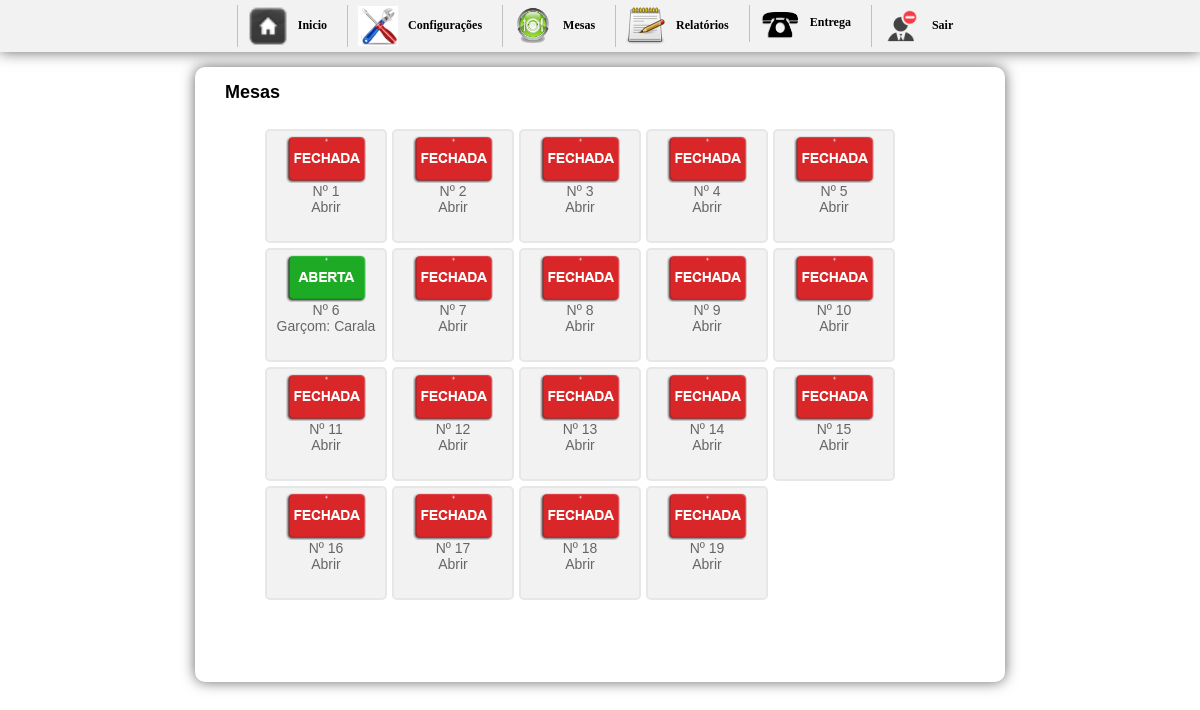
/inicio.php?btn=mesa&fecha=fechar&id_mesa=5 (signed in), run on an earlier commit of the app's database.
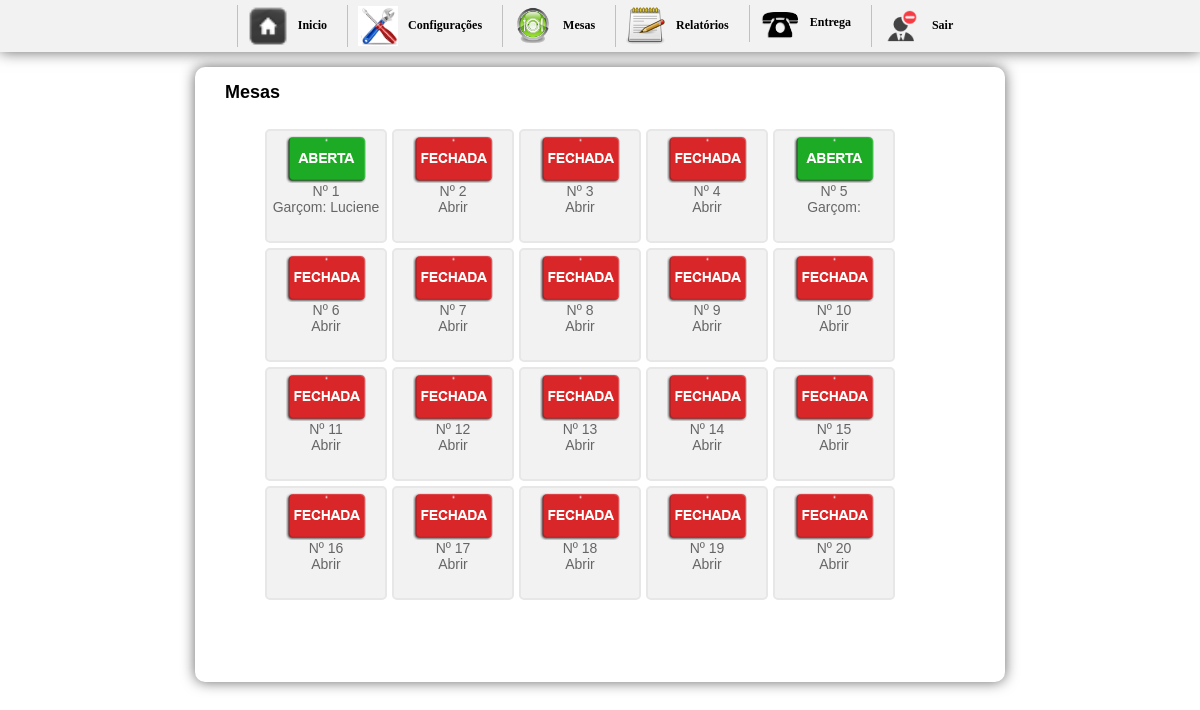
And on a later commit of the database.
### tables this page shows
CREATE TABLE `mesa` (
  `id_mesa` int(10) NOT NULL AUTO_INCREMENT,
  `numero` int(10) NOT NULL,
  `idGarcon` varchar(200) NOT NULL,
  `situacao` int(1) NOT NULL,
  PRIMARY KEY (`id_mesa`)
);

CREATE TABLE `garcon` (
  `idGarcon` int(10) NOT NULL AUTO_INCREMENT,
  `nomeGarcon` varchar(200) NOT NULL,
  `login` varchar(20) NOT NULL,
  `senha` varchar(20) NOT NULL,
  `nv` int(1) NOT NULL,
  PRIMARY KEY (`idGarcon`)
);

### mesas.php (the view, shortened to what this page needs)
<h1> &nbsp;&nbsp;&nbsp;Mesas</h1>
<div id="mesas">
<ul>
	<?php
		$sql = mysql_query("SELECT * FROM mesa ORDER BY id_mesa ASC");
		while($ver = mysql_fetch_array($sql)){
			$situacao = $ver['situacao'];
			$id_mesa = $ver['id_mesa'];
			$numero = $ver['numero'];
			$idGarcon = $ver['idGarcon'];
			$gar = mysql_query("SELECT * FROM garcon WHERE idGarcon='$idGarcon'");
			$bosta = mysql_fetch_assoc($gar);
			$nomeGarcon = $bosta['nomeGarcon'];
			if($situacao == 0){
				$img = "<img src='imagens/mesafechada.png' width='80' height='47' border='0'>";
			}else{
			$img = "<img src='imagens/mesaaberta.png' width='80' height='47' border='0'>";
			}
	?>
	<li><a href="?btn=vendermesa&id_mesa=<?php echo $id_mesa ?>&idGarcon=<?php echo $idGarcon ?>"><?php echo $img; echo "<br/>";  echo 'Nº '.$numero;  echo "<br/>"; if($situacao == 1){echo "Garçom: ".$nomeGarcon; }else{echo "Abrir";} ?></a></li>
<?php }?>
</ul>
</div>

### inicio.php (shortened to what this page needs)
<!DOCTYPE html PUBLIC "-//W3C//DTD XHTML 1.0 Transitional//EN" "http://www.w3.org/TR/xhtml1/DTD/xhtml1-transitional.dtd">
<html xmlns="http://www.w3.org/1999/xhtml">
<head>
<link href="css/style.css" rel="stylesheet" type="text/css">
<link href="css/css.css" rel="stylesheet" type="text/css">
<link href="css/jquery-uicss.css" rel="stylesheet" type="text/css">
</head>
<body>
<div class="naomostra">
<div id="menu"><center><?php include "menu.php"?></center></div></div>
<div id="geral">
	<?php
		if($_GET['btn'] == "nova"){
			include "vender.php";
		}elseif($_GET['btn'] == "cadastroProdutos"){
			include "cadastroProdutos.php";
		}elseif($_GET['btn'] == "alterapreco"){
			include "alterapreco.php";
		}elseif($_GET['btn'] == "relatorio"){
			include "relatorio.php";
		}
		elseif($_GET['btn'] == "config"){
			include "config.php";
		}
		elseif($_GET['btn'] == "mesa"){
			include "mesas.php";
		}
		elseif($_GET['btn'] == "entrega"){
			include "entrega.php";
		}
		elseif($_GET['btn'] == "vendermesa"){
			include "vendamesa.php";
		}
		elseif($_GET['btn'] == "categoria"){
			include "categoria.php";
		}
		elseif($_GET['btn'] == "cadastromesa"){
			include "cadastromesa.php";}
			elseif($_GET['btn'] == "vendapedido"){
			include "vendapedido.php";
		}
		elseif($_GET['btn'] == "cadastroclientes"){
			include "cadastrarcliente.php";
		}
		elseif($_GET['btn'] == "editarcliente"){
			include "editarcliente.php";
		}
		elseif($_GET['btn'] == "cadGarcon"){
			include "cadGarcon.php";
		}
		elseif($_GET['btn'] == "relatoriogarcon"){
			include "relatoriogarcon.php";
		}
		elseif($_GET['btn'] == "garcon"){
			include "vendagarcon.php";
		}elseif($_GET['btn'] == "relatorioproduto"){
			include "relatorio_produto.php";
		}
		elseif($_GET['btn'] == "devedor"){
			include "clientesdevedor.php";
		}
		else{
			include "logo.php";
		}
	?>
    <br/>
</div>
</body>
</html>

### menu.php (shortened to what this page needs)
<ul id="css3menu1" class="topmenu">
	<li><a href="inicio.php" ><img src="imagens/Home-icon.png" width="40" alt="Inicio"/>Inicio</a></li>
	<li><a href="inicio.php?btn=config"><img src="imagens/pic_3.png" width="40" alt=""/>Configurações</a>
    </li>
    <li><a href="inicio.php?btn=mesa"><img src="imagens/mesas.png" width="40" alt=""/>Mesas</a></li>
    <li><a href=""><img src="imagens/cadastro.png" width="40" alt=""/>Relatórios</a>
      </li>
	<li><a href="inicio2.php?btn=entrega"><img src="imagens/restaurant.png" width="40" alt=""/>Entrega</a></li>
    <li><a href="sair.php"><img src="imagens/unsubscribe.png" width="40" alt=""/>Sair</a></li>
</ul>

### css/style.css (style rules this page uses)
ul#css3menu1,ul#css3menu1 ul { margin:0;list-style:none;padding:0;background-color:#F2F2F2; }
ul#css3menu1 li { position:relative;display:block;white-space:nowrap;font-size:0;float:left; }
ul#css3menu1 { font-size:0;z-index:999;position:relative;display:inline-block;zoom:1;padding:0; *display:inline; }
ul#css3menu1>li { margin:0; }
ul#css3menu1 a { display:block;vertical-align:middle;text-align:left;text-decoration:none;font:bold 12px Trebuchet MS;color:#000;cursor:pointer;padding:1px 10px 1px 10px;background-color:#f2f2f2;background-image:url("mainbk.png");background-repeat:repeat;background-position:0 0;border-width:0 0 0 1px;border-style:solid;border-color:#C0C0C0; }
ul#css3menu1 img { border:none;vertical-align:middle;margin-right:10px; }

### css/css.css (style rules this page uses)
body { margin-left: 0px;margin-top: 0px;margin-right: 0px;margin-bottom: 0px; background-color:#FFF; font-family:Verdana, Geneva, sans-serif; font-size:14px; }
#menu { width:100%; height:52px;margin:0 auto; background-color:#f2f2f2;box-shadow: 0px 0px 1em #666; -webkit-box-shadow: 0px 0px 1em #666; -moz-box-shadow: 0px 0px 1em #666; }
#menu ul li { float:left; list-style:none; padding:5px; }
#geral { width:780px; height:585px; background:#FFF; padding:15px; margin:15px auto; box-shadow: 0px 0px 1em #666; -webkit-box-shadow: 0px 0px 1em #666; -moz-box-shadow: 0px 0px 1em #666; border-radius: 10px; }
h1 { font-size:18px; margin-top:0; }
#mesas { width:750px; height:500px; margin:0 auto; background:#FFF; border-radius:5px; overflow:auto; }
#mesas ul li a:link { text-decoration:none; color:#666; cursor:pointer; display:block; }
#mesas li { float:left; margin-right:5px; margin-bottom:5px; list-style:none; border-radius:5px; border:2px solid #e7e7e7; text-align:center; padding:5px; width:108px; height:100px; background-color:#f2f2f2; cursor:pointer; display:block; }

### inicio.php (style rules this page uses)
.naomostra { display: none; }

What changed in the data, as far as the page shows it:
changed mesa: situacao: picture added; idGarcon.nomeGarcon (not shown) → "Luciene"; situacao: picture removed; situacao "Abrir" → "Garçom:"
changed mesa (number 5 of 20 on the later page): situacao: picture added; situacao: picture removed; situacao "Abrir" → "Garçom:"
changed mesa (number 6 of 20 on the later page): situacao: picture added; situacao: picture removed; idGarcon.nomeGarcon "Carala" → (not shown); situacao "Garçom:" → "Abrir"
added mesa: situacao 0 (drawn), numero "20"
